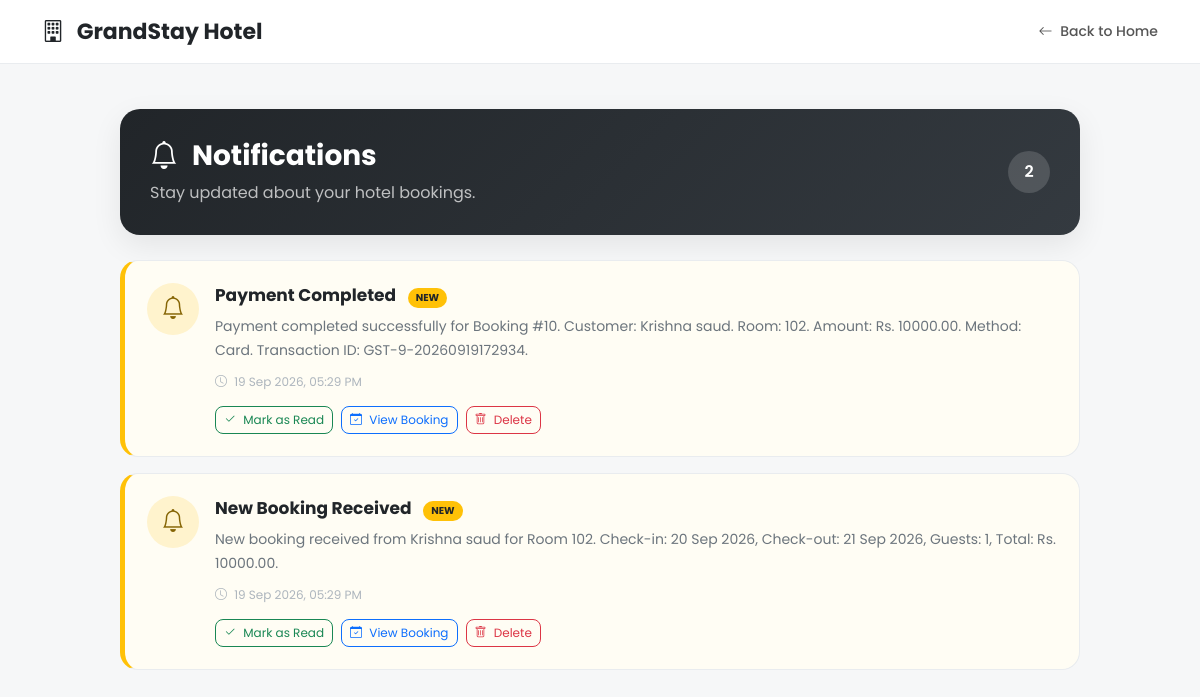
The page /notifications/ (signed in) on the database as committed earlier.
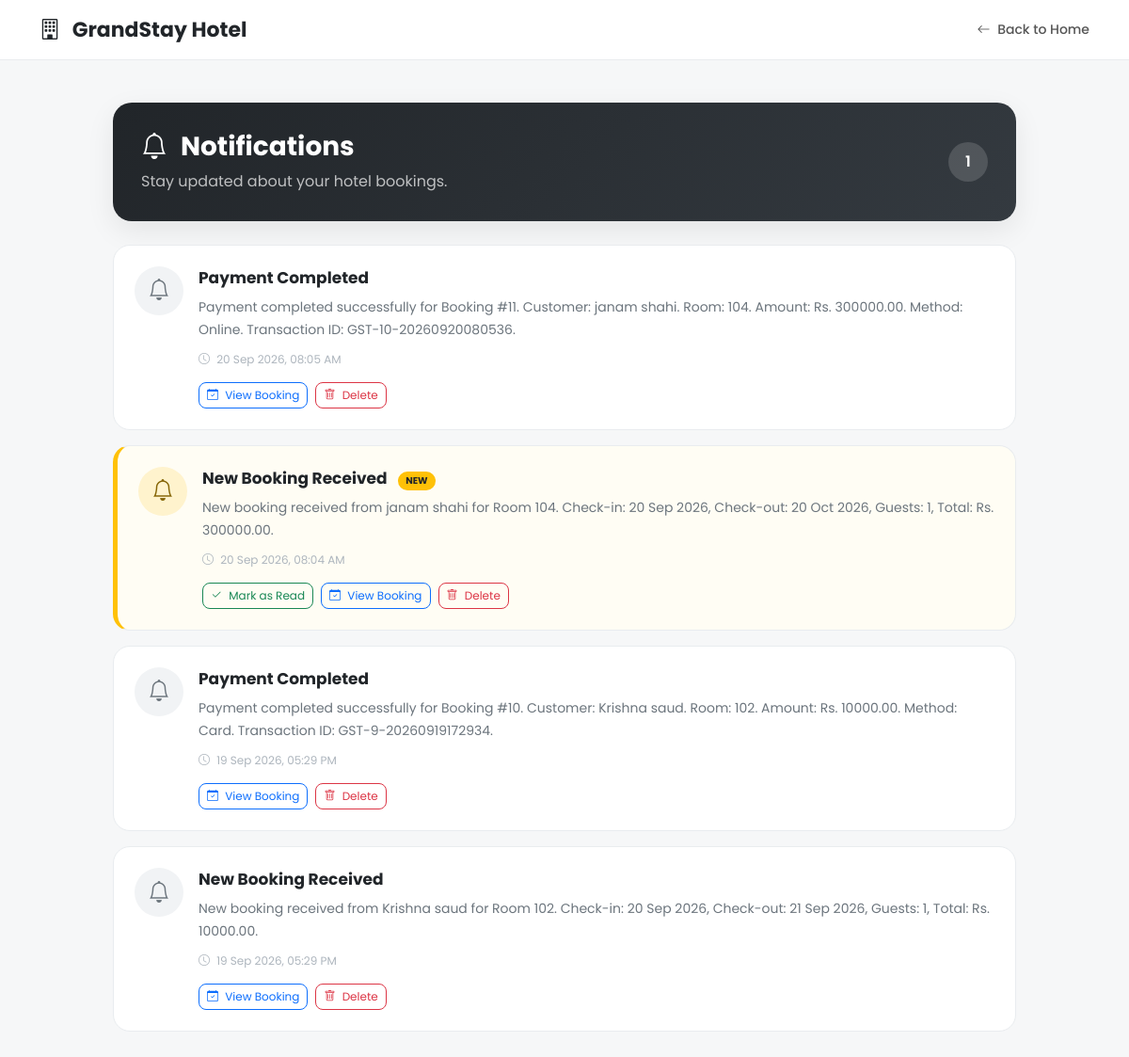
The same page on the database as committed later.
### notifications/models.py (models this page shows, shortened)
class Notification(models.Model):
    NOTIFICATION_TYPES = [
        ("general", "General"),
        ("announcement", "Hotel Announcement"),
        ("offer", "Hotel Offer"),
        ("room_offer", "Room Offer"),
        ("special_deal", "Special Deal"),
        ("booking", "Booking"),
        ("payment", "Payment"),
        ("checkout", "Checkout"),
        ("review", "Review"),
    ]
    user = models.ForeignKey(
        User,
        on_delete=models.CASCADE,
        related_name="notifications"
    )
    booking = models.ForeignKey(
        "bookings.Booking",
        on_delete=models.CASCADE,
        related_name="notifications",
        null=True,
        blank=True
    )
    title = models.CharField(
        max_length=200
    )
    message = models.TextField()
    notification_type = models.CharField(
        max_length=50,
        choices=NOTIFICATION_TYPES,
        default="general"
    )
    is_read = models.BooleanField(
        default=False
    )
    created_at = models.DateTimeField(
        auto_now_add=True
    )
    class Meta:
        ordering = [
            "-created_at"
        ]

### notifications/views.py (the view)
@login_required(login_url="login")
def notification_list(request):
    notifications = (
        Notification.objects
        .filter(user=request.user)
        .select_related("booking", "booking__room")
        .order_by("-created_at")
    )
    unread_notifications = notifications.filter(
        is_read=False
    ).count()
    context = {
        "notifications": notifications,
        "unread_notifications": unread_notifications,
    }
    return render(
        request,
        "notifications/list.html",
        context
    )

### templates/notifications/list.html (shortened to what this page needs)
{% load static %}
<!DOCTYPE html>
<html lang="en">
<head>
    <link
        href="https://cdn.jsdelivr.net/npm/bootstrap@5.3.3/dist/css/bootstrap.min.css"
        rel="stylesheet"
    >
    <link
        href="https://cdn.jsdelivr.net/npm/bootstrap-icons@1.11.3/font/bootstrap-icons.css"
        rel="stylesheet"
    >
</head>
<body>
<nav class="main-navbar">
    <div class="container">
        <div class="d-flex justify-content-between align-items-center">
            <a
                href="{% url 'home' %}"
                class="brand"
            >
                <i class="bi bi-building me-2"></i>
                GrandStay Hotel
            </a>
            <a
                href="{% url 'home' %}"
                class="back-home"
            >
                <i class="bi bi-arrow-left me-1"></i>
                Back to Home
            </a>
        </div>
    </div>
</nav>
<main class="notification-page">
    <div class="notification-header">
        <div
            class="d-flex justify-content-between align-items-center gap-3 flex-wrap"
        >
            <div>
                <h1>
                    <i class="bi bi-bell me-2"></i>
                    Notifications
                </h1>
                <p>
                    Stay updated about your hotel bookings.
                </p>
            </div>
            {% if unread_notifications > 0 %}
                <div class="notification-count">
                    {{ unread_notifications }}
                </div>
            {% endif %}
        </div>
    </div>
    {% if notifications %}
        {% for notification in notifications %}
            <div
                class="notification-card
                {% if not notification.is_read %}
                    unread
                {% endif %}"
            >
                <div class="d-flex gap-3">
                    <div class="notification-icon">
                        {% if notification.notification_type == "checkout" %}
                            <i class="bi bi-calendar-check"></i>
                        {% else %}
                            <i class="bi bi-bell"></i>
                        {% endif %}
                    </div>
                    <div class="flex-grow-1">
                        <div class="notification-title">
                            {{ notification.title }}
                            {% if not notification.is_read %}
                                <span
                                    class="badge bg-warning text-dark new-badge ms-2"
                                >
                                    NEW
                                </span>
                            {% endif %}
                        </div>
                        <div class="notification-message">
                            {{ notification.message }}
                        </div>
                        <div class="notification-date">
                            <i class="bi bi-clock me-1"></i>
                            {{ notification.created_at|date:"d M Y, h:i A" }}
                        </div>
                        <div class="notification-actions">
                            {% if not notification.is_read %}
                                <a
                                    href="{% url 'mark_notification_read' notification.id %}"
                                    class="btn btn-sm btn-outline-success btn-read"
                                >
                                    <i class="bi bi-check2 me-1"></i>
                                    Mark as Read
                                </a>
                            {% endif %}
                            {% if notification.booking %}
                                <a
                                    href="{% url 'my_bookings' %}"
                                    class="btn btn-sm btn-outline-primary btn-read"
                                >
                                    <i class="bi bi-calendar-check me-1"></i>
                                    View Booking
                                </a>
                            {% endif %}
                            <a
                                href="{% url 'delete_notification' notification.id %}"
                                class="btn btn-sm btn-outline-danger btn-delete"
                                onclick="return confirm('Are you sure you want to delete this notification?');"
                            >
                                <i class="bi bi-trash me-1"></i>
                                Delete
                            </a>
                        </div>
                    </div>
                </div>
            </div>
        {% endfor %}
    {% endif %}
</main>
</body>
</html>

### templates/notifications/list.html (style rules this page uses)
* { box-sizing: border-box; }
body { margin: 0; background: #f6f7f8; color: #212529; font-family: "Poppins", sans-serif; }
.main-navbar { background: #ffffff; border-bottom: 1px solid #e9ecef; padding: 15px 0; }
.brand { font-size: 22px; font-weight: 700; color: #212529; text-decoration: none; }
.back-home { text-decoration: none; color: #555; font-size: 14px; font-weight: 500; }
.notification-page { max-width: 1000px; margin: 45px auto; padding: 0 20px 50px; }
.notification-header { background: linear-gradient( 135deg, #212529, #343a40 ); color: white; border-radius: 20px; padding: 30px; margin-bottom: 25px; box-shadow: 0 10px 30px rgba(0, 0, 0, 0.08); }
.notification-header h1 { font-size: 28px; font-weight: 700; margin-bottom: 8px; }
.notification-header p { margin: 0; color: rgba(255, 255, 255, 0.7); }
.notification-count { min-width: 42px; height: 42px; padding: 0 12px; border-radius: 50px; display: flex; align-items: center; justify-content: center; background: rgba(255, 255, 255, 0.15); font-weight: 600; }
.notification-card { background: #ffffff; border: 1px solid #e9ecef; border-radius: 18px; padding: 22px; margin-bottom: 16px; transition: transform 0.2s ease, box-shadow 0.2s ease; }
.notification-card.unread { border-left: 5px solid #ffc107; background: #fffdf4; }
.notification-icon { width: 52px; height: 52px; min-width: 52px; border-radius: 50%; display: flex; align-items: center; justify-content: center; background: #fff3cd; color: #856404; font-size: 23px; }
.notification-card:not(.unread) .notification-icon { background: #f1f3f5; color: #6c757d; }
.notification-title { font-size: 17px; font-weight: 700; color: #212529; margin-bottom: 7px; }
.notification-message { color: #6c757d; font-size: 14px; line-height: 1.7; margin-bottom: 10px; }
.notification-date { color: #adb5bd; font-size: 12px; }
.new-badge { font-size: 10px; padding: 5px 8px; border-radius: 20px; }
.notification-actions { margin-top: 15px; display: flex; gap: 8px; flex-wrap: wrap; }
.btn-read { border-radius: 8px; font-size: 12px; }
.btn-delete { border-radius: 8px; font-size: 12px; }

Rows that differ between the two databases and show on the page:
added Notification: notification_type "payment" (drawn), title "Payment Completed", message "Payment completed successfully for Booking #11. Customer: janam shahi. Room: 104. Amount: Rs. 300000.00. Method: Online. Transaction ID: GST-10-20260920080536.", created_at "20 Sep 2026, 08:05 AM", shows "View Booking", is_read True (drawn)
added Notification: notification_type "booking" (drawn), title "New Booking Received", is_read "NEW", message "New booking received from janam shahi for Room 104. Check-in: 20 Sep 2026, Check-out: 20 Oct 2026, Guests: 1, Total: Rs. 300000.00.", created_at "20 Sep 2026, 08:04 AM", shows "View Booking"
changed Notification (number 3 of 4 on the later page): no longer shows "NEW Mark as Read"
changed Notification (number 4 of 4 on the later page): no longer shows "NEW Mark as Read"
Other text that changed with them:
{{ unread_notifications }}: "2" → "1"
